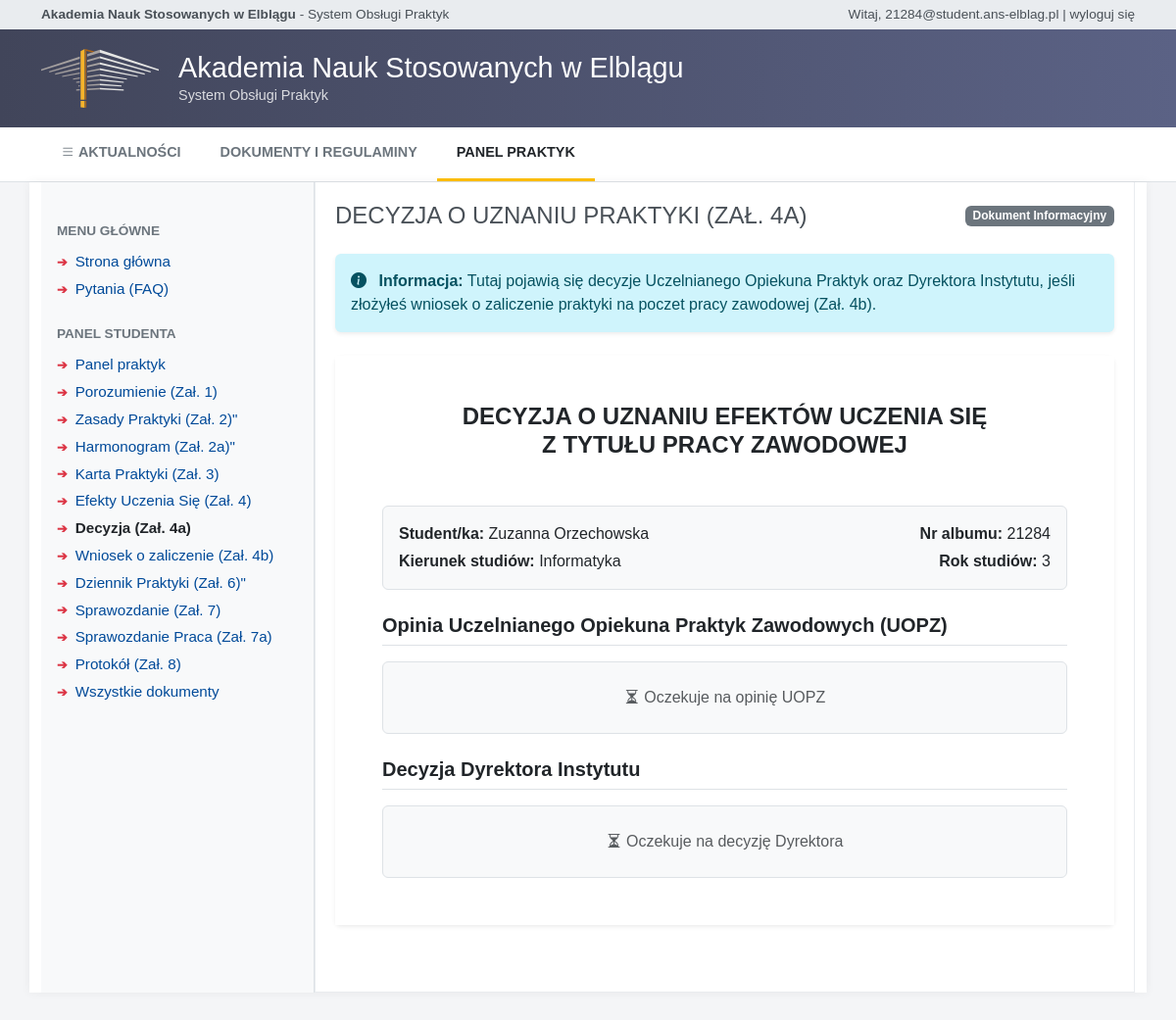
The app's page /student/zal4a_decyzja (signed in) with its own data.
### models.py (models this page shows, shortened)
class Uzytkownik(db.Model, UserMixin):
    __tablename__ = 'uzytkownik'
    id = db.Column(db.Integer, primary_key=True)
    email = db.Column(db.String(120), unique=True, nullable=False)
    haslo_hash = db.Column(db.String(255), nullable=False)
    imie = db.Column(db.String(50), nullable=False)
    nazwisko = db.Column(db.String(50), nullable=False)
    rola = db.Column(db.String(20), nullable=False)
    aktywny = db.Column(db.Integer, default=1)
    @property
    def is_active(self):
        return bool(self.aktywny)

class Student(db.Model):
    __tablename__ = 'student'
    id = db.Column(db.Integer, primary_key=True)
    uzytkownik_id = db.Column(db.Integer, db.ForeignKey('uzytkownik.id'), nullable=False)
    nr_albumu = db.Column(db.String(20), unique=True, nullable=False)
    kierunek = db.Column(db.String(100), default='informatyka')
    specjalnosc = db.Column(db.String(100))
    tryb_studiow = db.Column(db.String(50))
    rok_studiow = db.Column(db.Integer)
    uzytkownik = db.relationship('Uzytkownik', backref=db.backref('student_profil', uselist=False))

### blueprints/student.py (the view)
@student_bp.route('/zal4a_decyzja')
@login_required
def zal4a_decyzja():
    if current_user.rola != 'student':
        return redirect(url_for('index'))
    student = Student.query.filter_by(uzytkownik_id=current_user.id).first()
    praktyka = Praktyka.query.filter_by(student_id=student.id).first()
    if not praktyka:
        flash('Brak przypisanej praktyki.', 'warning')
        return redirect(url_for('student.dashboard'))
    dokument = Dokument.query.filter_by(praktyka_id=praktyka.id, typ_zalacznika='ZAL4A').first()
    return render_template('dokumenty/zal4a_decyzja.html', student=student, praktyka=praktyka, dokument=dokument)

### blueprints/auth.py (called while the page is built)
@login_manager.user_loader
def load_user(user_id):
    return Uzytkownik.query.get(int(user_id))

### templates/dokumenty/zal4a_decyzja.html
{% extends "base.html" %}
{% block content %}
<div class="d-flex justify-content-between align-items-center mb-4">
    <h2 style="color: #495057; font-weight: normal; font-size: 1.5rem; text-transform: uppercase; margin-bottom: 0;">
        Decyzja o uznaniu praktyki (Zał. 4a)</h2>
    <span class="badge bg-secondary">Dokument Informacyjny</span>
</div>
<div class="alert alert-info border-0 shadow-sm mb-4">
    <i class="bi bi-info-circle-fill me-2"></i>
    <strong>Informacja:</strong> Tutaj pojawią się decyzje Uczelnianego Opiekuna Praktyk oraz Dyrektora Instytutu, jeśli
    złożyłeś wniosek o zaliczenie praktyki na poczet pracy zawodowej (Zał. 4b).
</div>
<div class="card shadow-sm border-0 mb-5">
    <div class="card-body p-5 bg-white">
        <h4 class="text-center fw-bold mb-5">DECYZJA O UZNANIU EFEKTÓW UCZENIA SIĘ<br>Z TYTUŁU PRACY ZAWODOWEJ</h4>
        <div class="bg-light p-3 mb-4 rounded border">
            <div class="row">
                <div class="col-md-6">
                    <p class="mb-1"><strong>Student/ka:</strong> {{ current_user.imie }} {{ current_user.nazwisko }}</p>
                    <p class="mb-0"><strong>Kierunek studiów:</strong> {{ student.kierunek }}</p>
                </div>
                <div class="col-md-6 text-md-end">
                    <p class="mb-1"><strong>Nr albumu:</strong> {{ student.nr_albumu }}</p>
                    <p class="mb-0"><strong>Rok studiów:</strong> {{ student.rok_studiow }}</p>
                </div>
            </div>
        </div>
        <h5 class="fw-bold mt-4 mb-3 border-bottom pb-2">Opinia Uczelnianego Opiekuna Praktyk Zawodowych (UOPZ)</h5>
        <div
            class="p-4 border rounded mb-4 {% if dokument and dokument.status == 'Zaakceptowany_UOPZ' %}bg-success text-white{% elif dokument and dokument.status == 'Odrzucony_UOPZ' %}bg-danger text-white{% else %}bg-light text-muted{% endif %}">
            {% if dokument and dokument.status in ['Zaakceptowany_UOPZ', 'Zatwierdzony'] %}
            <p><i class="bi bi-check-circle-fill"></i> Po zapoznaniu się z wnioskiem studenta i załączoną dokumentacją:
                <strong>Opiniuję pozytywnie</strong>
            </p>
            {% elif dokument and dokument.status in ['Odrzucony_UOPZ', 'Odrzucony'] %}
            <p><i class="bi bi-x-circle-fill"></i> Po zapoznaniu się z wnioskiem studenta i załączoną dokumentacją:
                <strong>Opiniuję negatywnie</strong>
            </p>
            {% else %}
            <p class="mb-0 text-center"><i class="bi bi-hourglass-split"></i> Oczekuje na opinię UOPZ</p>
            {% endif %}
        </div>
        <h5 class="fw-bold mt-4 mb-3 border-bottom pb-2">Decyzja Dyrektora Instytutu</h5>
        <div
            class="p-4 border rounded {% if dokument and dokument.status == 'Zatwierdzony' %}border-success{% elif dokument and dokument.status == 'Odrzucony' %}border-danger{% else %}bg-light text-muted{% endif %}">
            {% if dokument and dokument.status == 'Zatwierdzony' %}
            <p class="text-success"><i class="bi bi-check-circle-fill"></i> Na podstawie § 9 ust 1 regulaminu:
                <strong>Wyrażam zgodę</strong> na uznanie pracy zarobkowej (prowadzenia działalności) na poczet praktyki
                zawodowej.
            </p>
            {% elif dokument and dokument.status == 'Odrzucony' %}
            <p class="text-danger"><i class="bi bi-x-circle-fill"></i> Na podstawie § 9 ust 1 regulaminu: <strong>Nie
                    wyrażam zgody</strong> na uznanie pracy zarobkowej (prowadzenia działalności) na poczet praktyki
                zawodowej.</p>
            {% else %}
            <p class="mb-0 text-center"><i class="bi bi-hourglass-split"></i> Oczekuje na decyzję Dyrektora</p>
            {% endif %}
        </div>
    </div>
</div>
{% endblock %}

### templates/base.html (shortened to what this page needs)
<!DOCTYPE html>
<html lang="pl">
<head>
    <link href="https://cdn.jsdelivr.net/npm/bootstrap@5.3.0/dist/css/bootstrap.min.css" rel="stylesheet">
    <link rel="stylesheet" href="https://cdn.jsdelivr.net/npm/bootstrap-icons@1.10.5/font/bootstrap-icons.css">
</head>
<body>
    <div class="top-bar">
        <div class="container d-flex justify-content-between align-items-center">
            <div>
                <strong>Akademia Nauk Stosowanych w Elblągu</strong> - System Obsługi Praktyk
            </div>
            <div>
                {% if current_user.is_authenticated %}
                Witaj, {{ current_user.email }} |
                <a href="{{ url_for('auth.logout') }}">wyloguj się</a>
                {% else %}
                Nie jesteś zalogowany |
                <a href="{{ url_for('auth.login') }}">zaloguj się</a>
                {% endif %}
            </div>
        </div>
    </div>
    <header class="main-header">
        <div class="container header-content">
            <img src="{{ url_for('static', filename='header-logo.svg') }}" alt="Logo ANS Elbląg"
                style="height: 60px; margin-right: 20px;">
            <div>
                <h1 class="header-title">Akademia Nauk Stosowanych w Elblągu</h1>
                <p class="header-subtitle">System Obsługi Praktyk</p>
            </div>
        </div>
    </header>
    {% block navbar %}
    <nav class="main-nav">
        <div class="container d-flex flex-wrap">
            <a class="nav-link {% if request.path == '/' %}active{% endif %}" href="/"><i class="bi bi-list"></i>
                AKTUALNOŚCI</a>
            <a class="nav-link {% if request.path == '/dokumenty' %}active{% endif %}" href="/dokumenty">DOKUMENTY I
                REGULAMINY</a>
            {% if current_user.is_authenticated %}
            {% if current_user.rola == 'student' %}
            <a class="nav-link {% if 'student' in request.path %}active{% endif %}" href="/student/dashboard">PANEL PRAKTYK</a>
            {% elif current_user.rola == 'uopz' %}
            <a class="nav-link {% if 'uopz' in request.path %}active{% endif %}" href="{{ url_for('uopz.dashboard') }}">PANEL STUDENTÓW</a>
            {% endif %}
            {% endif %}
        </div>
    </nav>
    {% endblock %}
    {% block layout %}
    <div class="container mb-5 content-container">
        <div class="row g-0">
            <div class="col-md-3 sidebar ps-3 pe-3 bg-light border-end">
                <div class="sidebar-section-title">Menu Główne</div>
                <ul class="sidebar-menu">
                    <li><a href="/" class="{% if request.path == '/' %}active{% endif %}">Strona główna</a></li>
                    <li><a href="/pytania" class="{% if request.path == '/pytania' %}active{% endif %}">Pytania
                            (FAQ)</a></li>
                </ul>
                {% if current_user.is_authenticated and current_user.rola == 'student' %}
                <div class="sidebar-section-title mt-4">Panel Studenta</div>
                <ul class="sidebar-menu">
                    <li><a href="/student/dashboard" class="{% if 'dashboard' in request.path %}active{% endif %}">Panel praktyk</a></li>
                    <li><a href="/student/porozumienie"
                            class="{% if 'porozumienie' in request.path %}active{% endif %}">Porozumienie (Zał. 1)</a>
                    </li>
                    <li><a href="/student/zal2_program"
                            class="{% if 'zal2_program' in request.path %}active{% endif %}">Zasady Praktyki (Zał. 2)"
                        </a>
                    </li>
                    <li><a href="/student/zal2a_harmonogram"
                            class="{% if 'zal2a_harmonogram' in request.path %}active{% endif %}">Harmonogram (Zał.
                            2a)"</a>
                    </li>
                    <li><a href="/student/zal3_karta"
                            class="{% if 'zal3_karta' in request.path %}active{% endif %}">Karta Praktyki (Zał. 3)</a>
                    </li>
                    <li><a href="/student/zal4_efekty"
                            class="{% if 'zal4_efekty' in request.path %}active{% endif %}">Efekty Uczenia Się (Zał.
                            4)</a></li>
                    <li><a href="/student/zal4a_decyzja"
                            class="{% if 'zal4a_decyzja' in request.path %}active{% endif %}">Decyzja (Zał. 4a)</a></li>
                    <li><a href="/student/zal4b_wniosek"
                            class="{% if 'zal4b_wniosek' in request.path %}active{% endif %}">Wniosek o zaliczenie (Zał.
                            4b)</a></li>
                    <li><a href="/student/dziennik"
                            class="{% if 'dziennik' in request.path %}active{% endif %}">Dziennik Praktyki (Zał. 6)"</a>
                    </li>
                    <li><a href="/student/sprawozdanie"
                            class="{% if 'sprawozdanie' in request.path %}active{% endif %}">Sprawozdanie (Zał. 7)</a>
                    </li>
                    <li><a href="/student/zal7a_sprawozdanie"
                            class="{% if 'zal7a_sprawozdanie' in request.path %}active{% endif %}">Sprawozdanie Praca
                            (Zał. 7a)</a></li>
                    <li><a href="/student/zal8_protokol"
                            class="{% if 'zal8_protokol' in request.path %}active{% endif %}">Protokół (Zał. 8)</a></li>
                    <li><a href="/dokumenty">Wszystkie dokumenty</a></li>
                </ul>
                {% endif %}
            </div>
            <div class="col-md-9 content-area">
                {% block content %}{% endblock %}
            </div>
        </div>
    </div>
    {% endblock %}
</body>
</html>

### templates/base.html (style rules this page uses)
body { font-family: Arial, sans-serif; background-color: #f4f5f7; color: #333; }
.top-bar { background-color: #e9ecef; font-size: 0.85rem; padding: 5px 0; color: #495057; }
.top-bar a { color: #495057; text-decoration: none; }
.main-header { background: linear-gradient(to right, #41455a, #5b6285); color: white; padding: 20px 0; position: relative; }
.main-header::after { content: ''; position: absolute; top: 0; right: 0; bottom: 0; left: 0; opacity: 0.1; z-index: 1; }
.header-content { position: relative; z-index: 2; display: flex; align-items: center; }
.header-title { font-size: 1.8rem; font-weight: 500; margin: 0; }
.header-subtitle { font-size: 0.9rem; opacity: 0.8; margin-bottom: 0; }
.main-nav { background-color: white; border-bottom: 1px solid #dee2e6; padding: 0; }
.main-nav .nav-link { color: #6c757d; font-weight: 600; font-size: 0.9rem; padding: 15px 20px; text-transform: uppercase; }
.main-nav .nav-link.active { color: #212529; border-bottom: 3px solid #fbbc04; }
.sidebar { background-color: transparent; padding-top: 20px; }
.sidebar-menu { list-style: none; padding-left: 0; }
.sidebar-section-title { text-transform: uppercase; font-size: 0.85rem; color: #6c757d; margin-top: 20px; margin-bottom: 10px; font-weight: 600; }
.sidebar-menu li { margin-bottom: 5px; }
.sidebar-menu a { color: #004a99; text-decoration: none; font-size: 0.95rem; display: flex; align-items: center; }
.sidebar-menu a::before { content: "➔"; color: #dc3545; font-size: 0.8rem; margin-right: 8px; font-weight: bold; }
.sidebar-menu a.active { font-weight: bold; color: #212529; }
.content-area { background-color: white; padding: 20px; min-height: 500px; border-left: 1px solid #e9ecef; border-right: 1px solid #e9ecef; border-bottom: 1px solid #e9ecef; }
.content-container { background-color: white; box-shadow: 0 0 10px rgba(0, 0, 0, 0.05); margin-top: 0; }

### records on screen
Uzytkownik: email "21284@student.ans-elblag.pl", imie "Zuzanna", nazwisko "Orzechowska"
Student: kierunek "Informatyka", nr_albumu "21284", rok_studiow "3"
